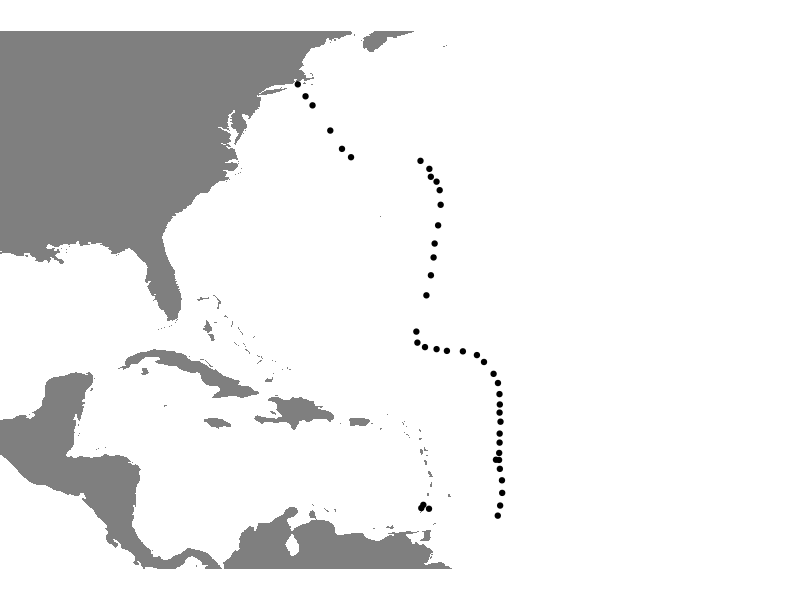

Write R code to recreate this figure.
## ---- chunk 1
library(tidyverse)
df <- read_csv("C282_neuston.csv")
ggplot(df, aes(lon,lat)) +
    geom_polygon(aes(long,lat, group = group), data = map_data("world"), fill= "grey50") +
    geom_point() +
    coord_quickmap(xlim = range(df$lon, na.rm = T)+c(-20,20), ylim = range(df$lat, na.rm = T)+c(-2,2)) +
    labs(x = NULL, y = NULL) +
    scale_x_continuous(labels = NULL) +
    scale_y_continuous(labels = NULL) +
    theme_void()
